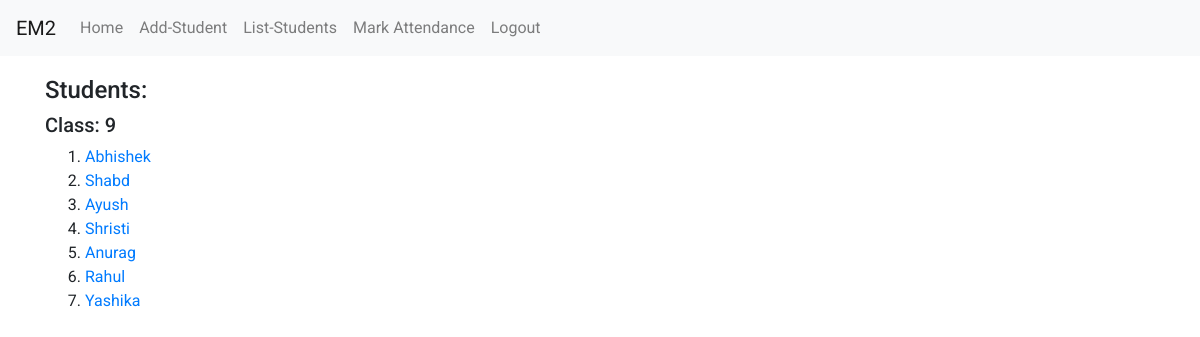
The app's page /student/list/ (signed in), older data.
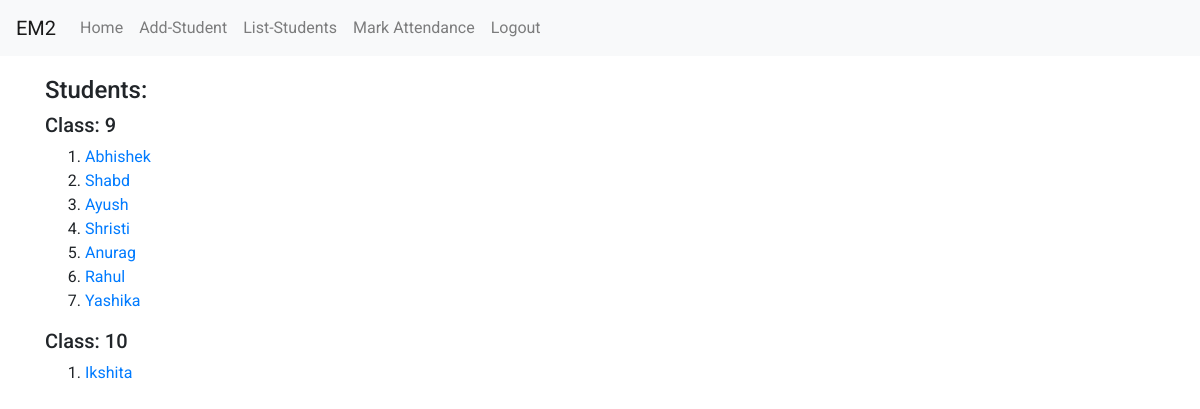
The same page, newer data.
### main/models.py (models this page shows, shortened)
class Student(models.Model):
	tutor = models.ForeignKey(User, on_delete = models.CASCADE, null = False)
	name = models.CharField(max_length = 200)
	grade = models.IntegerField()
	date_joined = models.DateField(null = True)
	last_fee_month = models.IntegerField(null = True)

### main/views.py (the view)
# urls.py: path('student/list/', views.StudentListView.as_view(), name = 'student_list'),
class StudentListView(LoginRequiredMixin, ListView):
	model = Student
	template_name = "main/student_list.html"

### template/main/student_list.html (shortened to what this page needs)
{% extends 'main/base.html' %}
{% load bootstrap4 %}
{% block body_block %}
	<h4>Students: </h4>
	{% regroup student_list by grade as Rstudent_list %}
	{% for grade, students in Rstudent_list %}
		<h5>Class: {{ grade }}</h5>
	<ol>
		{% for student in students %}
			<li><a href="{% url 'main:student_detail' pk=student.pk %}">{{ student.name }}</a></li>
		{% endfor %}
	</ol>
	{% empty %}
		<h5>No Students Yet! :(</h5>
	{% endfor %}
{% endblock %}

### template/main/base.html (shortened to what this page needs)
{% load static %}
<!DOCTYPE html>
<html>
<head>
	<link rel="stylesheet" href="https://maxcdn.bootstrapcdn.com/bootstrap/4.1.0/css/bootstrap.min.css">
</head>
<body>
	<nav class="navbar navbar-expand-lg navbar-light bg-light">
	  <a class="navbar-brand" href="{% url 'main:index' %}">EM2</a>
	  <div class="collapse navbar-collapse" id="navbarSupportedContent">
	    <ul class="navbar-nav mr-auto">
	      <li class="nav-item">
	        <a class="nav-link" href="{% url 'main:index' %}">Home</a>
	      </li>
	      {% if user.is_authenticated %}
		    <li class="nav-item">
		        <a class="nav-link" href="{% url 'main:student_form' %}">Add-Student</a>
		    </li>
		    <li class="nav-item">
		        <a class="nav-link" href="{% url 'main:student_list' %}">List-Students</a>
		    </li>
		    <li class="nav-item">
		        <a class="nav-link" href="{% url 'main:attendance_form' %}">Mark Attendance</a>
		    </li>
	      	<li class="nav-item">
		        <a class="nav-link" href="{% url 'accounts:logout' %}">Logout</a>
		    </li>
	      {% endif %}
	    </ul>
	  </div>
	</nav>
	<div class="container" style="margin-top: 20px;">
		{% block body_block %}
		{% endblock %}
	</div>
</body>
</html>

### template/main/base.html (style rules this page uses)
body { font-family: 'Roboto', serif; }

Row changes from the older to the newer data that the page shows:
added Student: grade "10", name "Ikshita"
